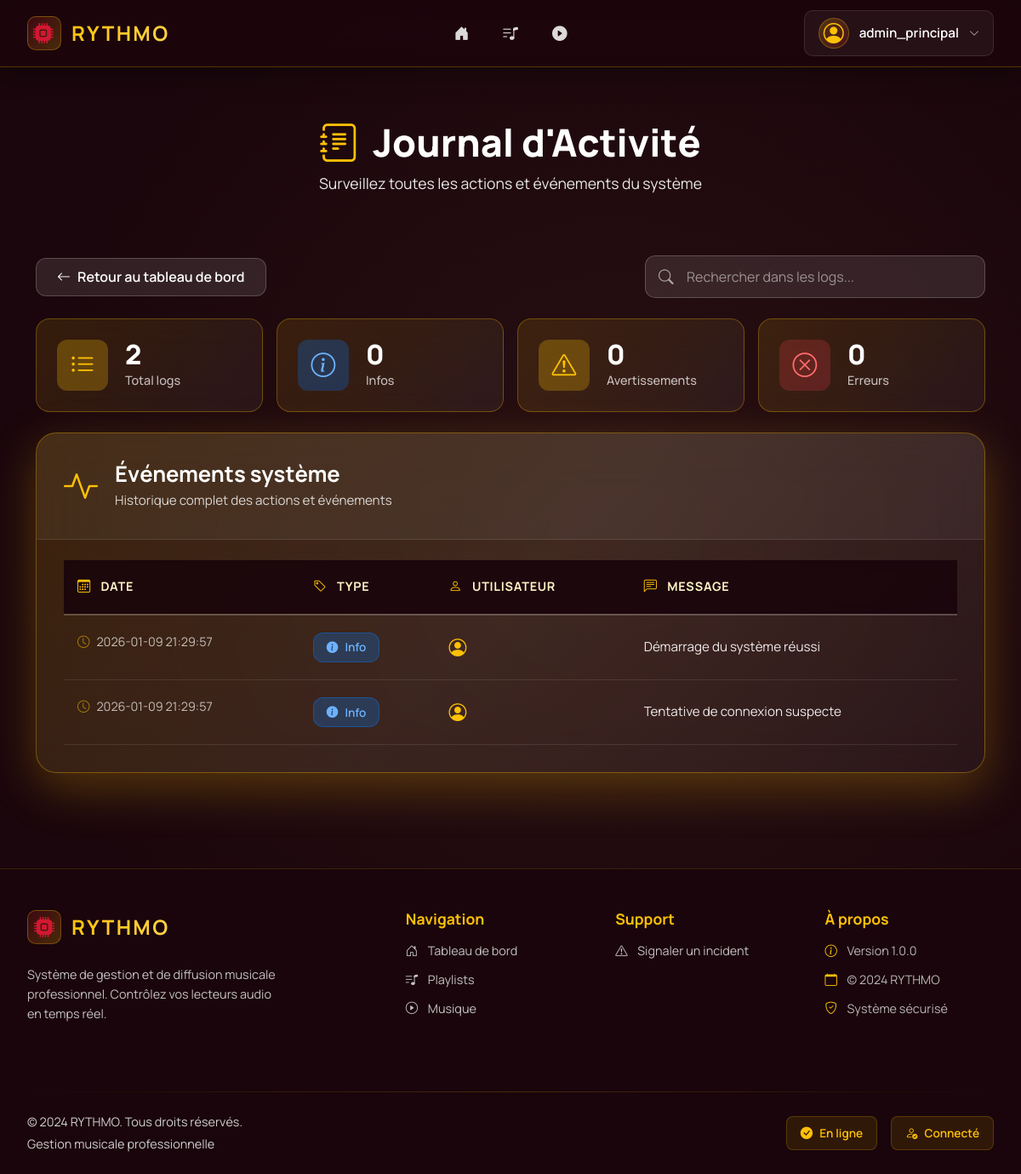
The app's page /logs/ (signed in), older data.
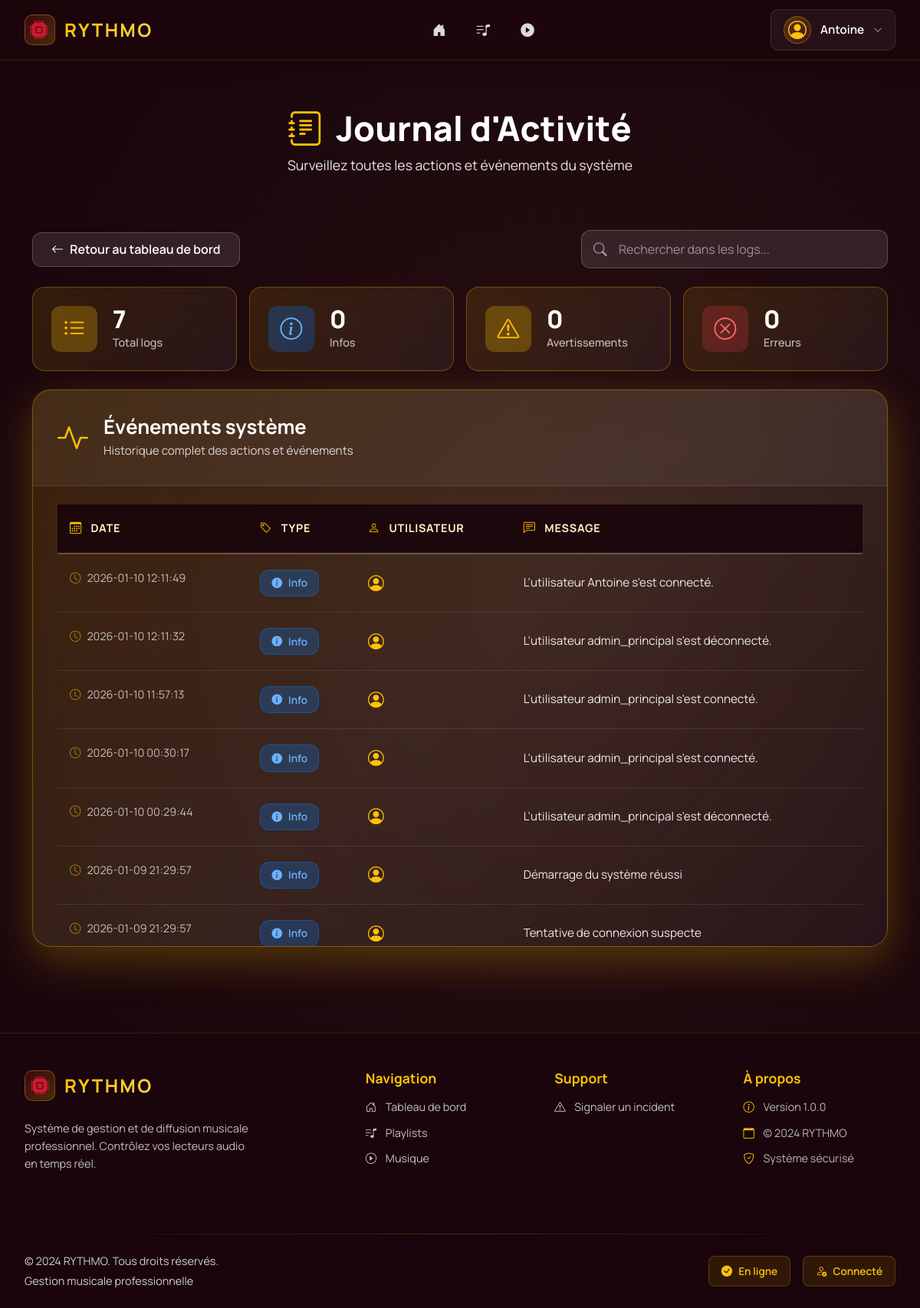
The same page, newer data.
### tables this page shows
CREATE TABLE Utilisateur(
   id_utilisateur INTEGER PRIMARY KEY AUTOINCREMENT,
   nom_utilisateur VARCHAR(50),
   motdepasse VARCHAR(50),
   role VARCHAR(50),
   UNIQUE(nom_utilisateur)
);

CREATE TABLE FichierLog (
    id_log INTEGER PRIMARY KEY AUTOINCREMENT,
    type_fichierlog VARCHAR(50), -- ex: 'info', 'warning', 'error'
    message VARCHAR(255),
    date_fichierlog DATETIME DEFAULT CURRENT_TIMESTAMP
);

### app/controllers/LogsController.py (the view)
@log_bp.route("/", methods=['GET'])
@reqlogged
def logs():
    admin_required()
    db_path = os.path.join(os.path.dirname(__file__), '../database.db')
    logs_data = []
    filter_user = request.args.get("user", "").strip()
    filter_type = request.args.get("type", "").strip()
    try:
        with sqlite3.connect(db_path) as conn:
            conn.row_factory = sqlite3.Row
            query = "SELECT * FROM FichierLog WHERE 1=1"
            params = []
            if filter_user:
                query += " AND (LOWER(username) LIKE ? OR LOWER(message) LIKE ?)"
                search_pattern = f"%{filter_user.lower()}%"
                params.extend([search_pattern, search_pattern])
            if filter_type:
                query += " AND type_log = ?"
                params.append(filter_type)
            query += " ORDER BY date_fichierlog DESC LIMIT 1000"
            logs_data = conn.execute(query, params).fetchall()
            types_query = "SELECT DISTINCT type_log FROM FichierLog WHERE type_log IS NOT NULL ORDER BY type_log"
            log_types = [row['type_log'] for row in conn.execute(types_query).fetchall()]
    except sqlite3.OperationalError as e:
        print(f"Erreur SQLite lors de la récupération des logs : {e}")
        log_types = []
    metadata = {
        "title": "Journal des Logs",
        "pagename": "logs"
    }
    return render_template(
        "logs.html",
        metadata=metadata,
        logs=logs_data,
        filter_user=filter_user,
        filter_type=filter_type,
        log_types=log_types
    )

### app/__init__.py (called while the page is built, shortened)
@app.before_request
def check_session_timeout():
    if 'user_id' in session:
        last_active = session.get('last_active')
        now = datetime.now()
        session['last_active'] = now.isoformat()

@app.before_request
def load_user():
    user_id = session.get("user_id")
    if user_id:
        user = UserSqliteDAO().findById(user_id)
        g.current_user = user
    else:
        g.current_user = None

@app.context_processor
def inject_user():
    return dict(current_user=g.get("current_user", None))

### app/controllers/LoginController.py (called while the page is built)
def reqlogged(f):
    @wraps(f)
    def decorated_function(*args, **kwargs):
        if not session.get("logged"):
            return redirect(url_for("login"))
        return f(*args, **kwargs)
    return decorated_function

### app/controllers/LogsController.py (called while the page is built)
def admin_required():
    if session.get("role") not in ["admin", "Administrateur"]:
        abort(403)

### app/models/UserDAO.py (called while the page is built)
    def _getDbConnection(self):
        conn = sqlite3.connect(self.databasename)
        conn.row_factory = sqlite3.Row
        return conn

### app/templates/logs.html (shortened to what this page needs)
{% extends 'layout.html' %}
{% block content %}
<div class="logs-hero">
  <div class="container">
    <h1><i class="bi bi-journal-text"></i> Journal d'Activité</h1>
    <p>Surveillez toutes les actions et événements du système</p>
  </div>
</div>
<div class="container mt-4 pb-5">
  <div class="logs-actions mb-4">
    <a href="{{ url_for('index') }}" class="btn btn-rythmo-back">
      <i class="bi bi-arrow-left"></i> Retour au tableau de bord
    </a>
    <div class="logs-search-wrapper">
      <i class="bi bi-search search-icon"></i>
      <input
        type="text"
        id="logSearch"
        class="logs-search-input"
        placeholder="Rechercher dans les logs..."
      >
    </div>
  </div>
  <div class="logs-stats mb-4">
    <div class="stat-card stat-total">
      <div class="stat-icon">
        <i class="bi bi-list-ul"></i>
      </div>
      <div class="stat-content">
        <div class="stat-value">{{ logs|length }}</div>
        <div class="stat-label">Total logs</div>
      </div>
    </div>
    <div class="stat-card stat-info">
      <div class="stat-icon">
        <i class="bi bi-info-circle"></i>
      </div>
      <div class="stat-content">
        <div class="stat-value">{{ logs|selectattr('type_log', 'equalto', 'info')|list|length }}</div>
        <div class="stat-label">Infos</div>
      </div>
    </div>
    <div class="stat-card stat-warning">
      <div class="stat-icon">
        <i class="bi bi-exclamation-triangle"></i>
      </div>
      <div class="stat-content">
        <div class="stat-value">{{ logs|selectattr('type_log', 'equalto', 'warning')|list|length }}</div>
        <div class="stat-label">Avertissements</div>
      </div>
    </div>
    <div class="stat-card stat-error">
      <div class="stat-icon">
        <i class="bi bi-x-circle"></i>
      </div>
      <div class="stat-content">
        <div class="stat-value">{{ logs|selectattr('type_log', 'equalto', 'error')|list|length }}</div>
        <div class="stat-label">Erreurs</div>
      </div>
    </div>
  </div>
  <div class="logs-card">
    <div class="logs-card-header">
      <div class="logs-header-info">
        <i class="bi bi-activity"></i>
        <div>
          <h2>Événements système</h2>
          <p>Historique complet des actions et événements</p>
        </div>
      </div>
    </div>
    <div class="logs-table-wrapper">
      <table class="logs-table" id="logTable">
        <thead>
          <tr>
            <th>
              <i class="bi bi-calendar3"></i> Date
            </th>
            <th>
              <i class="bi bi-tag"></i> Type
            </th>
            <th>
              <i class="bi bi-person"></i> Utilisateur
            </th>
            <th>
              <i class="bi bi-chat-left-text"></i> Message
            </th>
          </tr>
        </thead>
        <tbody>
          {% for log in logs %}
          <tr class="log-row">
            <td class="log-date">
              <i class="bi bi-clock"></i>
              {{ log.date_fichierlog }}
            </td>
            <td>
              {% if log.type_log == 'warning' %}
                <span class="log-badge log-badge-warning">
                  <i class="bi bi-exclamation-triangle-fill"></i>
                  Warning
                </span>
              {% elif log.type_log == 'error' %}
                <span class="log-badge log-badge-error">
                  <i class="bi bi-x-circle-fill"></i>
                  Error
                </span>
              {% else %}
                <span class="log-badge log-badge-info">
                  <i class="bi bi-info-circle-fill"></i>
                  Info
                </span>
              {% endif %}
            </td>
            <td class="log-user">
              <div class="user-badge">
                <i class="bi bi-person-circle"></i>
              </div>
            </td>
            <td class="log-message">{{ log.message }}</td>
          </tr>
          {% endfor %}
        </tbody>
      </table>
    </div>
  </div>
</div>
{% endblock %}

### app/templates/includes/nav.html (shortened to what this page needs)
{% if current_user %}
<nav class="navbar-modern fixed-top navbar-expand-lg">
  <div class="navbar-container">
    <div class="navbar-brand-section">
      <a class="navbar-brand-modern" href="{{ url_for('index') }}">
        <div class="brand-icon-wrapper">
          <i class="bi bi-cpu-fill"></i>
        </div>
        <span class="brand-text">RYTHMO</span>
      </a>
      <div class="music-visualizer" id="music-bar">
      </div>
    </div>
    <div class="navbar-nav-section">
      <div class="collapse navbar-collapse-modern" id="navbarNav">
        <ul class="navbar-nav-modern">
          <li class="nav-item-modern">
            <a class="nav-link-modern nav-link-icon-only" href="{{ url_for('index') }}">
              <i class="bi bi-house-door-fill"></i>
            </a>
          </li>
          <li class="nav-item-modern">
            <a class="nav-link-modern nav-link-icon-only" href="{{ url_for('playlist.playlists') }}">
              <i class="bi bi-music-note-list"></i>
            </a>
          </li>
          <li class="nav-item-modern">
            <a class="nav-link-modern nav-link-icon-only" href="{{ url_for('musique.musique') }}">
              <i class="bi bi-play-circle-fill"></i>
            </a>
          </li>
        </ul>
      </div>
    </div>
    <div class="navbar-user-section">
      <div class="user-dropdown">
        <button class="user-menu-trigger" type="button" data-bs-toggle="dropdown" aria-expanded="false">
          <div class="user-avatar-nav">
            <i class="bi bi-person-circle"></i>
          </div>
          <span class="username-text d-none d-lg-inline">{{ current_user.username }}</span>
          <i class="bi bi-chevron-down dropdown-arrow"></i>
        </button>
      </div>
    </div>
  </div>
</nav>
{% endif %}

Row changes from the older to the newer data that the page shows:
changed Utilisateur: username "admin_principal" → "Antoine"
added FichierLog: date_fichierlog "2026-01-10 12:11:49", message "L'utilisateur Antoine s'est connecté."
added FichierLog: date_fichierlog "2026-01-10 12:11:32", message "L'utilisateur admin_principal s'est déconnecté."
added FichierLog: date_fichierlog "2026-01-10 11:57:13", message "L'utilisateur admin_principal s'est connecté."
added FichierLog: date_fichierlog "2026-01-10 00:30:17", message "L'utilisateur admin_principal s'est connecté."
added FichierLog: date_fichierlog "2026-01-10 00:29:44", message "L'utilisateur admin_principal s'est déconnecté."
Text that changed along with them:
{{ logs|length }}: "2" → "7"
